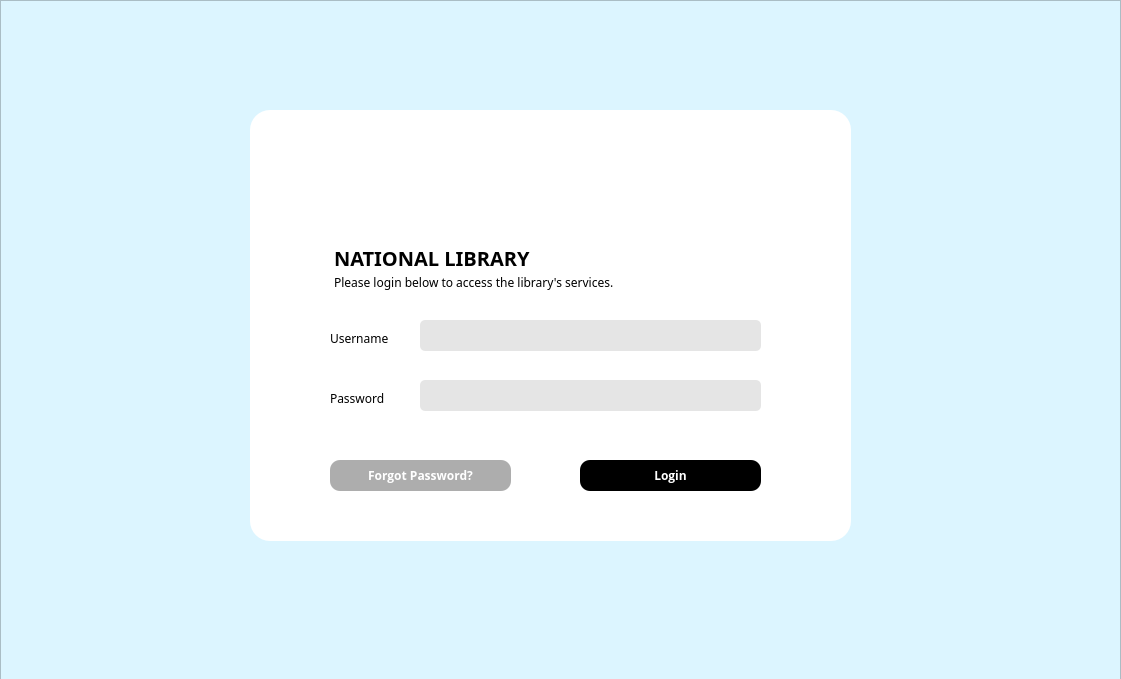
<?xml version="1.0" encoding="UTF-8"?>
<ui version="4.0">
 <class>AdminLogin</class>
 <widget class="QMainWindow" name="AdminLogin">
  <property name="geometry">
   <rect>
    <x>0</x>
    <y>0</y>
    <width>1121</width>
    <height>679</height>
   </rect>
  </property>
  <property name="windowTitle">
   <string>MainWindow</string>
  </property>
  <widget class="QWidget" name="centralwidget">
   <widget class="QFrame" name="background">
    <property name="geometry">
     <rect>
      <x>0</x>
      <y>0</y>
      <width>1121</width>
      <height>681</height>
     </rect>
    </property>
    <property name="styleSheet">
     <string notr="true">background: rgb(220, 245, 255);;</string>
    </property>
    <property name="frameShape">
     <enum>QFrame::StyledPanel</enum>
    </property>
    <property name="frameShadow">
     <enum>QFrame::Raised</enum>
    </property>
    <widget class="QFrame" name="centreFrame">
     <property name="enabled">
      <bool>true</bool>
     </property>
     <property name="geometry">
      <rect>
       <x>250</x>
       <y>110</y>
       <width>601</width>
       <height>431</height>
      </rect>
     </property>
     <property name="styleSheet">
      <string notr="true">background: white;
border-radius: 20px;</string>
     </property>
     <property name="frameShape">
      <enum>QFrame::StyledPanel</enum>
     </property>
     <property name="frameShadow">
      <enum>QFrame::Raised</enum>
     </property>
     <widget class="QPushButton" name="pushButton_password">
      <property name="geometry">
       <rect>
        <x>80</x>
        <y>350</y>
        <width>181</width>
        <height>31</height>
       </rect>
      </property>
      <property name="styleSheet">
       <string notr="true">border-radius: 10px;
background: #ADADAD;
font-family: open sans;
color: white;
font-weight: bold;
</string>
      </property>
      <property name="text">
       <string>Forgot Password?</string>
      </property>
      <property name="autoDefault">
       <bool>true</bool>
      </property>
      <property name="default">
       <bool>false</bool>
      </property>
      <property name="flat">
       <bool>false</bool>
      </property>
     </widget>
     <widget class="QPushButton" name="pushButton_login">
      <property name="geometry">
       <rect>
        <x>330</x>
        <y>350</y>
        <width>181</width>
        <height>31</height>
       </rect>
      </property>
      <property name="styleSheet">
       <string notr="true">border-radius: 10px;
background: black;
font-family: open sans;
color: white;
font-weight: bold;
</string>
      </property>
      <property name="text">
       <string>Login</string>
      </property>
      <property name="autoDefault">
       <bool>true</bool>
      </property>
      <property name="default">
       <bool>false</bool>
      </property>
      <property name="flat">
       <bool>false</bool>
      </property>
     </widget>
     <widget class="QPlainTextEdit" name="plainTextEdit">
      <property name="geometry">
       <rect>
        <x>80</x>
        <y>130</y>
        <width>241</width>
        <height>31</height>
       </rect>
      </property>
      <property name="styleSheet">
       <string notr="true">font-family: Baloo 2;
font-weight: bold;
font-size: 20px;</string>
      </property>
      <property name="verticalScrollBarPolicy">
       <enum>Qt::ScrollBarAlwaysOff</enum>
      </property>
      <property name="plainText">
       <string>NATIONAL LIBRARY</string>
      </property>
     </widget>
     <widget class="QPlainTextEdit" name="plainTextEdit_2">
      <property name="geometry">
       <rect>
        <x>80</x>
        <y>160</y>
        <width>311</width>
        <height>31</height>
       </rect>
      </property>
      <property name="styleSheet">
       <string notr="true">font-family: Baloo 2;</string>
      </property>
      <property name="verticalScrollBarPolicy">
       <enum>Qt::ScrollBarAlwaysOff</enum>
      </property>
      <property name="plainText">
       <string>Please login below to access the library's services.</string>
      </property>
     </widget>
     <widget class="QLabel" name="label">
      <property name="geometry">
       <rect>
        <x>80</x>
        <y>50</y>
        <width>71</width>
        <height>61</height>
       </rect>
      </property>
      <property name="text">
       <string/>
      </property>
      <property name="pixmap">
       <pixmap resource="Resources.qrc">:/images/logo - Copy.png</pixmap>
      </property>
      <property name="scaledContents">
       <bool>true</bool>
      </property>
     </widget>
     <widget class="QGroupBox" name="LoginBox">
      <property name="geometry">
       <rect>
        <x>80</x>
        <y>210</y>
        <width>441</width>
        <height>91</height>
       </rect>
      </property>
      <property name="title">
       <string/>
      </property>
      <widget class="QLineEdit" name="lineEdit_username">
       <property name="geometry">
        <rect>
         <x>90</x>
         <y>0</y>
         <width>341</width>
         <height>31</height>
        </rect>
       </property>
       <property name="styleSheet">
        <string notr="true">border-color: black;
border-width: 5px;
border-radius: 5px;
background: rgb(229, 229, 229);</string>
       </property>
      </widget>
      <widget class="QLineEdit" name="lineEdit_password">
       <property name="geometry">
        <rect>
         <x>90</x>
         <y>60</y>
         <width>341</width>
         <height>31</height>
        </rect>
       </property>
       <property name="styleSheet">
        <string notr="true">border-color: black;
border-width: 5px;
border-radius: 5px;
background: rgb(229, 229, 229);</string>
       </property>
       <property name="echoMode">
        <enum>QLineEdit::Password</enum>
       </property>
      </widget>
      <widget class="QLabel" name="label_2">
       <property name="geometry">
        <rect>
         <x>0</x>
         <y>10</y>
         <width>71</width>
         <height>16</height>
        </rect>
       </property>
       <property name="styleSheet">
        <string notr="true">font-family: Baloo 2;</string>
       </property>
       <property name="text">
        <string>Username</string>
       </property>
      </widget>
      <widget class="QLabel" name="label_3">
       <property name="geometry">
        <rect>
         <x>0</x>
         <y>70</y>
         <width>61</width>
         <height>16</height>
        </rect>
       </property>
       <property name="styleSheet">
        <string notr="true">font-family: Baloo 2;</string>
       </property>
       <property name="text">
        <string>Password</string>
       </property>
      </widget>
     </widget>
    </widget>
   </widget>
  </widget>
 </widget>
 <resources>
  <include location="Resources.qrc"/>
 </resources>
 <connections/>
</ui>
